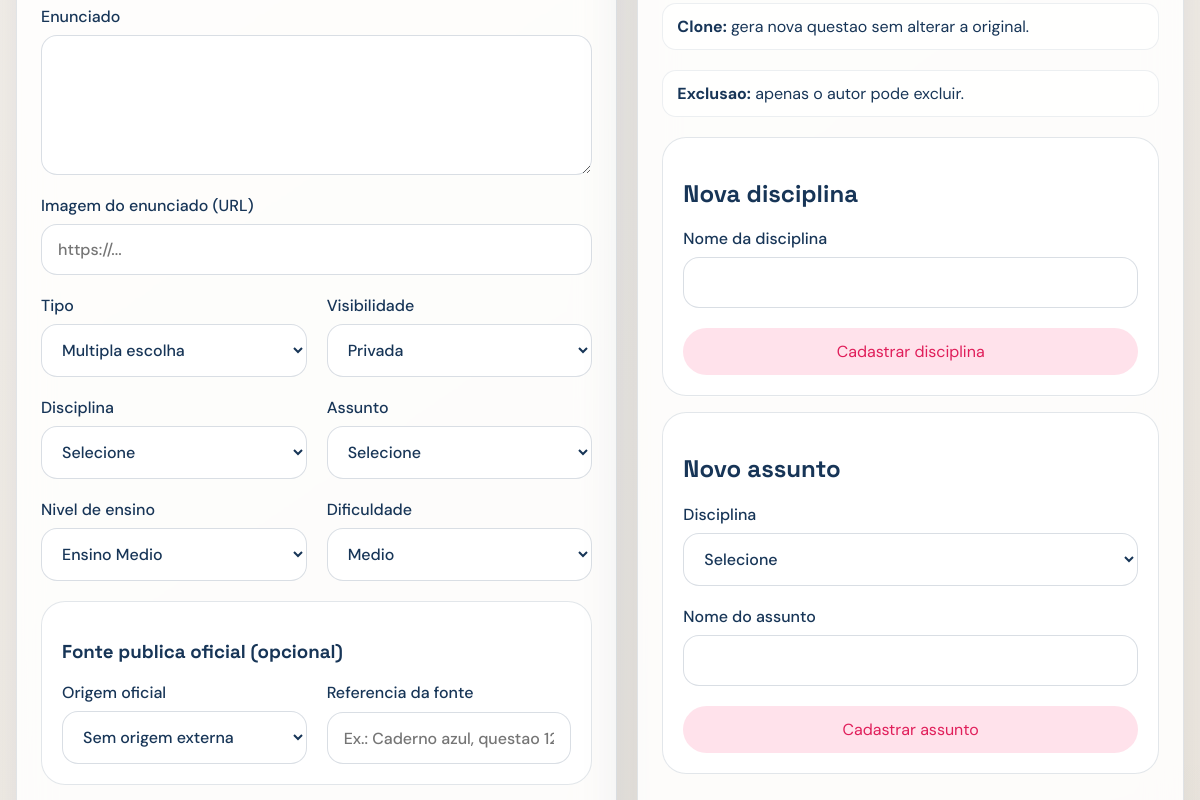
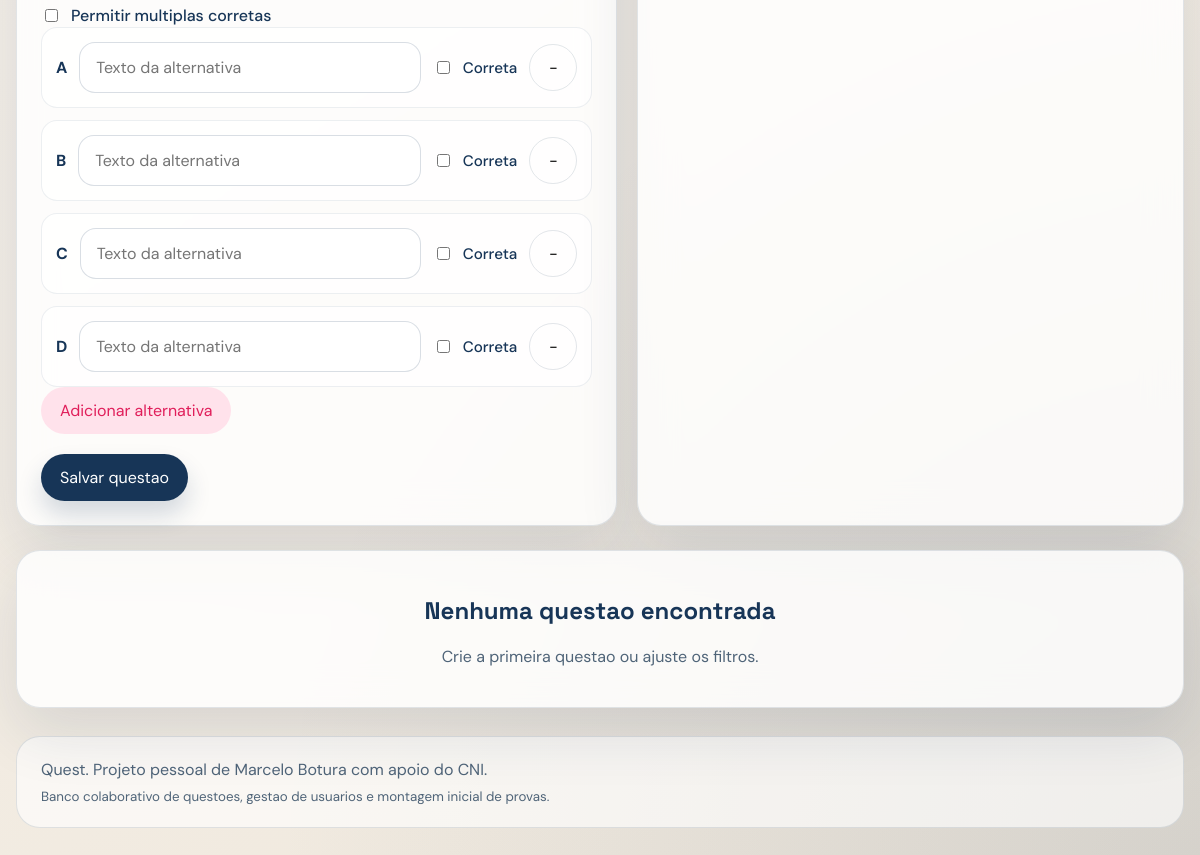
/questions.php (signed in, lower part), run on an earlier commit of the app's database (2 pictures, top to bottom).
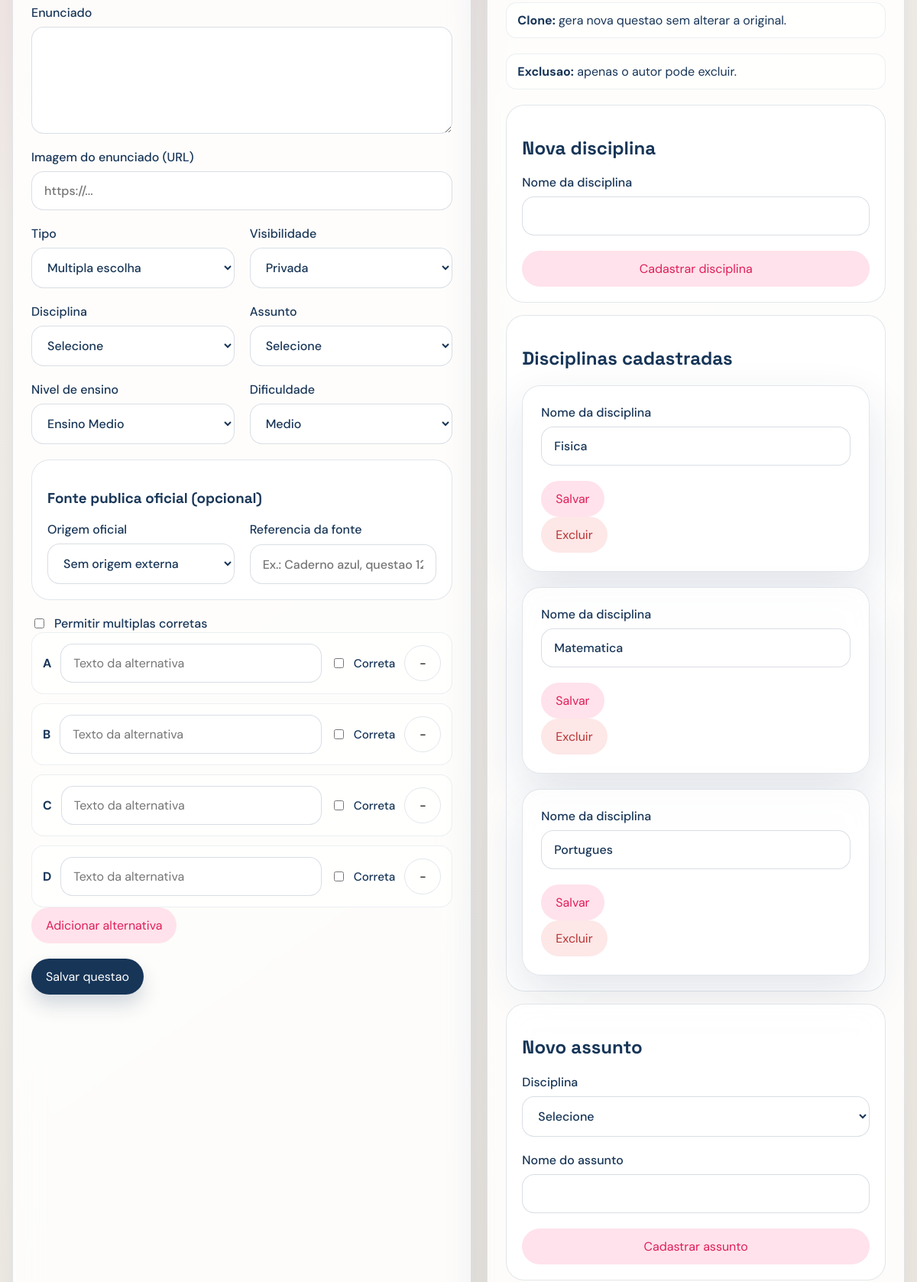
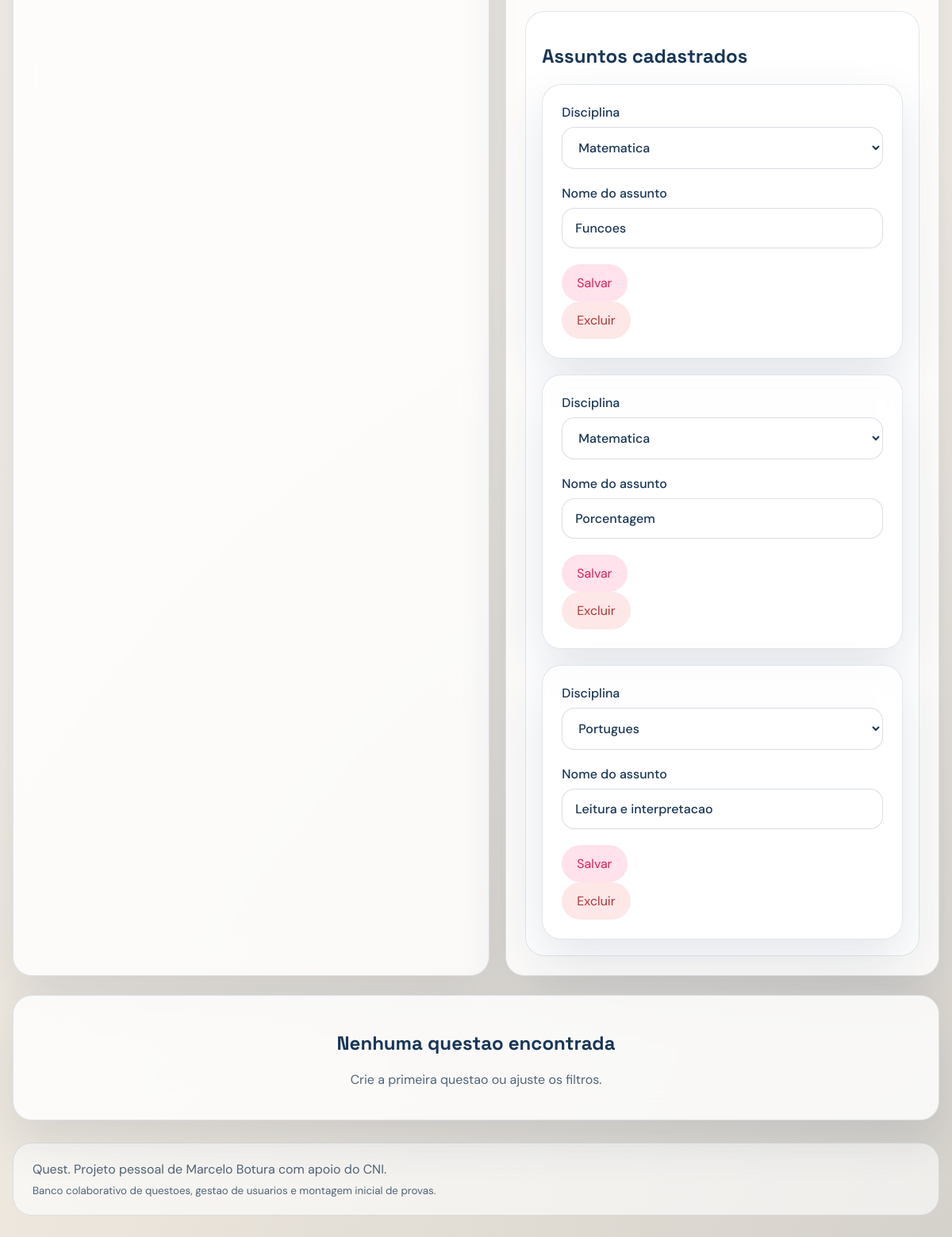
And on a later commit of the database (2 pictures, top to bottom).
### tables this page shows
CREATE TABLE IF NOT EXISTS `disciplines` (
    `id` INT UNSIGNED NOT NULL AUTO_INCREMENT,
    `name` VARCHAR(120) NOT NULL,
    `created_by` INT UNSIGNED NULL DEFAULT NULL,
    `created_at` TIMESTAMP NOT NULL DEFAULT CURRENT_TIMESTAMP,
    PRIMARY KEY (`id`),
    UNIQUE KEY `disciplines_name_unique` (`name`),
    KEY `disciplines_created_by_index` (`created_by`),
    CONSTRAINT `disciplines_created_by_foreign`
        FOREIGN KEY (`created_by`) REFERENCES `users` (`id`) ON DELETE SET NULL
);

CREATE TABLE IF NOT EXISTS `subjects` (
    `id` INT UNSIGNED NOT NULL AUTO_INCREMENT,
    `discipline_id` INT UNSIGNED NOT NULL,
    `name` VARCHAR(140) NOT NULL,
    `created_by` INT UNSIGNED NULL DEFAULT NULL,
    `created_at` TIMESTAMP NOT NULL DEFAULT CURRENT_TIMESTAMP,
    PRIMARY KEY (`id`),
    UNIQUE KEY `subjects_discipline_name_unique` (`discipline_id`, `name`),
    KEY `subjects_created_by_index` (`created_by`),
    CONSTRAINT `subjects_discipline_id_foreign`
        FOREIGN KEY (`discipline_id`) REFERENCES `disciplines` (`id`) ON DELETE CASCADE,
    CONSTRAINT `subjects_created_by_foreign`
        FOREIGN KEY (`created_by`) REFERENCES `users` (`id`) ON DELETE SET NULL
);

### bootstrap.php (called while the page is built, shortened)
<?php
$config = require __DIR__ . '/config.php';
require_once __DIR__ . '/includes/layout.php';
function config(?string $key = null, mixed $default = null): mixed
{
    global $config;
    $value = $config;
    foreach (explode('.', $key) as $segment) {
        $value = $value[$segment];
    }
    return $value;
}
function db(): PDO
{
    static $pdo = null;
    if ($pdo instanceof PDO) {
        return $pdo;
    }
    $dbConfig = config('db');
    $dsn = sprintf(
        'mysql:host=%s;port=%d;dbname=%s;charset=%s',
        $dbConfig['host'],
        $dbConfig['port'],
        $dbConfig['database'],
        $dbConfig['charset']
    );
    try {
        $pdo = new PDO(
            $dsn,
            $dbConfig['username'],
            $dbConfig['password'],
            [
                PDO::ATTR_ERRMODE => PDO::ERRMODE_EXCEPTION,
                PDO::ATTR_DEFAULT_FETCH_MODE => PDO::FETCH_ASSOC,
                PDO::ATTR_EMULATE_PREPARES => false,
            ]
        );
    } catch (PDOException $exception) {
        throw new RuntimeException('Nao foi possivel conectar ao banco de dados: ' . $exception->getMessage());
    }
    return $pdo;
}
function h(?string $value): string
{
    return htmlspecialchars((string) $value, ENT_QUOTES, 'UTF-8');
}
function current_user(): ?array
{
    static $user = false;
    if ($user !== false) {
        return $user;
    }
    $userId = $_SESSION['user_id'] ?? null;
    $statement = db()->prepare('SELECT * FROM users WHERE id = :id LIMIT 1');
    $statement->execute(['id' => $userId]);
    $user = $statement->fetch() ?: null;
    return $user;
}
function require_login(): void
{
    if (current_user() === null) {
        flash('error', 'Faca login para continuar.');
        redirect('login.php');
    }
}
function has_role(string|array $roles): bool
{
    $user = current_user();
    return in_array($user['role'], (array) $roles, true);
}
function can_manage_catalogs(): bool
{
    return has_role(['master_admin', 'local_admin']);
}
function find_question_options(array $questionIds): array
{
    if ($questionIds === []) {
        return [];
    }
    $grouped = [];
    return $grouped;
}

### includes/question_repository.php (called while the page is built, shortened)
<?php
function question_disciplines(): array
{
    return db()->query('SELECT id, name FROM disciplines ORDER BY name ASC')->fetchAll();
}
function question_subjects(): array
{
    return db()->query(
        'SELECT subjects.id, subjects.name, subjects.discipline_id, disciplines.name AS discipline_name
         FROM subjects
         INNER JOIN disciplines ON disciplines.id = subjects.discipline_id
         ORDER BY disciplines.name ASC, subjects.name ASC'
    )->fetchAll();
}
function question_filters(array $source): array
{
    return [
        'discipline_id' => (int) ($source['discipline_id'] ?? 0),
        'subject_id' => (int) ($source['subject_id'] ?? 0),
        'education_level' => trim((string) ($source['education_level'] ?? '')),
        'question_type' => trim((string) ($source['question_type'] ?? '')),
        'author_id' => (int) ($source['author_id'] ?? 0),
        'visibility' => trim((string) ($source['visibility'] ?? '')),
    ];
}
function question_list(array $filters, int $userId): array
{
    $query = 'SELECT questions.*, authors.name AS author_name, disciplines.name AS discipline_name,
                     subjects.name AS subject_name, base_authors.name AS based_on_author_name,
                     CASE WHEN question_favorites.id IS NULL THEN 0 ELSE 1 END AS is_favorite
              FROM questions
              INNER JOIN users AS authors ON authors.id = questions.author_id
              LEFT JOIN disciplines ON disciplines.id = questions.discipline_id
              LEFT JOIN subjects ON subjects.id = questions.subject_id
              LEFT JOIN questions AS base_questions ON base_questions.id = questions.based_on_question_id
              LEFT JOIN users AS base_authors ON base_authors.id = base_questions.author_id
              LEFT JOIN question_favorites ON question_favorites.question_id = questions.id
                   AND question_favorites.user_id = :favorite_user_id
              WHERE (questions.visibility = "public" OR questions.author_id = :current_user_id)';
    $params = [
        'favorite_user_id' => $userId,
        'current_user_id' => $userId,
    ];
    $query .= ' ORDER BY questions.created_at DESC';
    $statement = db()->prepare($query);
    $statement->execute($params);
    $questions = $statement->fetchAll();
    return [$questions, find_question_options(array_map(static fn(array $question): int => (int) $question['id'], $questions))];
}

### questions.php (the view, shortened to what the rows shown need)
<?php
require __DIR__ . '/bootstrap.php';
require_once __DIR__ . '/includes/question_repository.php';
require_login();
$user = current_user();
$userId = (int) $user['id'];
$disciplines = question_disciplines();
$subjects = question_subjects();
$filters = question_filters($_GET);
[$questions, $questionOptions] = question_list($filters, $userId);
?>
<section class="split-card">
    <section>
<?php if (can_manage_catalogs()): ?>
        <div class="stack-panel">
            <div class="panel panel-nested">
                <h2>Nova disciplina</h2>
            </div>
            <?php if ($disciplines !== []): ?>
                <div class="panel panel-nested">
                    <h2>Disciplinas cadastradas</h2>
                    <div class="question-list compact-list">
                        <?php foreach ($disciplines as $discipline): ?>
                            <article class="question-card">
                                <form method="post" class="form-grid">
                                    <label>Nome da disciplina<input type="text" name="discipline_name" value="<?= h($discipline['name']) ?>" required></label>
                                    <div class="form-actions">
                                        <button class="button-secondary" type="submit">Salvar</button>
                                    </div>
                                </form>
                                <form method="post" class="inline-actions">
                                    <button class="button-danger" type="submit" onclick="return confirm('Excluir esta disciplina?')">Excluir</button>
                                </form>
                            </article>
                        <?php endforeach; ?>
                    </div>
                </div>
            <?php endif; ?>
            <div class="panel panel-nested">
                <h2>Novo assunto</h2>
            </div>
            <?php if ($subjects !== []): ?>
                <div class="panel panel-nested">
                    <h2>Assuntos cadastrados</h2>
                    <div class="question-list compact-list">
                        <?php foreach ($subjects as $subject): ?>
                            <article class="question-card">
                                <form method="post" class="form-grid">
                                    <label>Disciplina
                                        <select name="discipline_id" required>
                                            <?php foreach ($disciplines as $discipline): ?>
                                                <option value="<?= h((string) $discipline['id']) ?>" <?= (int) $subject['discipline_id'] === (int) $discipline['id'] ? 'selected' : '' ?>><?= h($discipline['name']) ?></option>
                                            <?php endforeach; ?>
                                        </select>
                                    </label>
                                    <label>Nome do assunto<input type="text" name="subject_name" value="<?= h($subject['name']) ?>" required></label>
                                    <div class="form-actions">
                                        <button class="button-secondary" type="submit">Salvar</button>
                                    </div>
                                </form>
                                <form method="post" class="inline-actions">
                                    <button class="button-danger" type="submit" onclick="return confirm('Excluir este assunto?')">Excluir</button>
                                </form>
                            </article>
                        <?php endforeach; ?>
                    </div>
                </div>
            <?php endif; ?>
        </div>
<?php endif; ?>
    </section>
</section>
<?php if ($questions === []): ?>
<section class="empty-state"><h2>Nenhuma questao encontrada</h2><p>Crie a primeira questao ou ajuste os filtros.</p></section>
<?php endif; ?>

What changed in the data, as far as the page shows it:
added disciplines: discipline_name "Fisica"
added disciplines: discipline_name "Matematica"
added disciplines: discipline_name "Portugues"
added subjects: discipline_id "Matematica", subject_name "Funcoes"
added subjects: discipline_id "Matematica", subject_name "Porcentagem"
added subjects: discipline_id "Portugues", subject_name "Leitura e interpretacao"
Also different on the page:
text now shown: "Disciplinas cadastradas Assuntos cadastrados"
